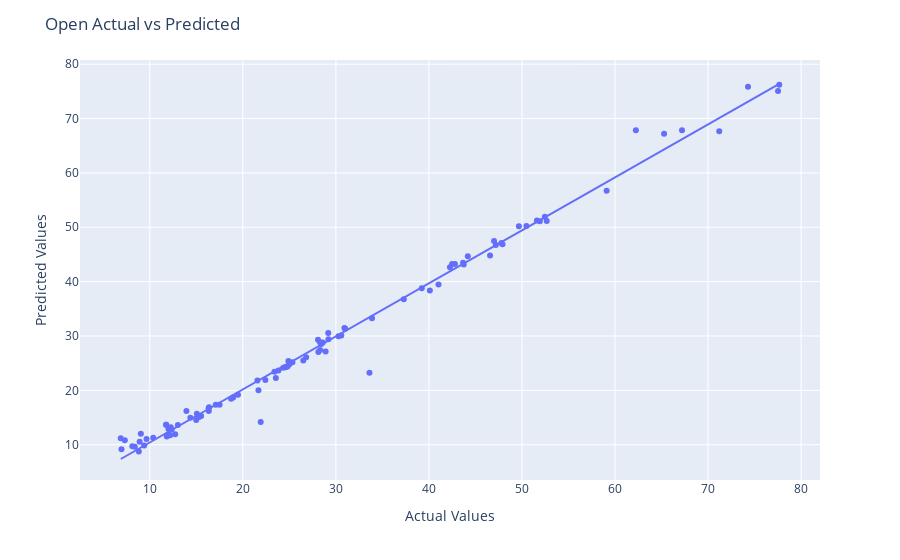

Write notebook code for a chart like this one.
### Code cell
# Use plotly express for actual vs predicted
fig = px.scatter(x=y_test, y=predictions, trendline='ols')
fig.update_layout(title='Open Actual vs Predicted', 
                   xaxis_title='Actual Values',
                   yaxis_title='Predicted Values')
fig.show()
